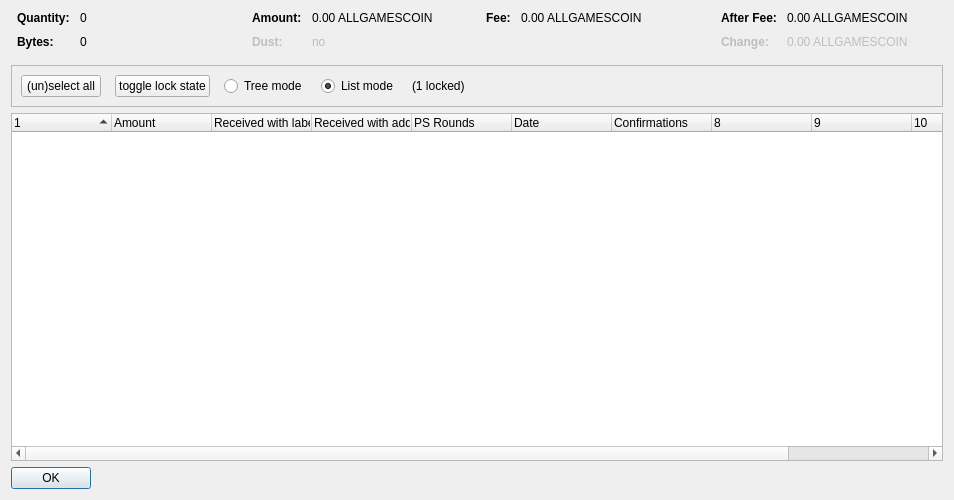
<?xml version="1.0" encoding="UTF-8"?>
<ui version="4.0">
 <class>CoinControlDialog</class>
 <widget class="QDialog" name="CoinControlDialog">
  <property name="geometry">
   <rect>
    <x>0</x>
    <y>0</y>
    <width>954</width>
    <height>500</height>
   </rect>
  </property>
  <property name="windowTitle">
   <string>Coin Selection</string>
  </property>
  <layout class="QVBoxLayout" name="verticalLayout">
   <item>
    <layout class="QHBoxLayout" name="horizontalLayoutTop" stretch="0,0,0,0">
     <property name="topMargin">
      <number>0</number>
     </property>
     <property name="bottomMargin">
      <number>10</number>
     </property>
     <item>
      <layout class="QFormLayout" name="formLayoutCoinControl1">
       <property name="horizontalSpacing">
        <number>10</number>
       </property>
       <property name="verticalSpacing">
        <number>10</number>
       </property>
       <property name="leftMargin">
        <number>6</number>
       </property>
       <property name="rightMargin">
        <number>6</number>
       </property>
       <item row="0" column="0">
        <widget class="QLabel" name="labelCoinControlQuantityText">
         <property name="font">
          <font>
           <weight>75</weight>
           <bold>true</bold>
          </font>
         </property>
         <property name="text">
          <string>Quantity:</string>
         </property>
        </widget>
       </item>
       <item row="0" column="1">
        <widget class="QLabel" name="labelCoinControlQuantity">
         <property name="cursor">
          <cursorShape>IBeamCursor</cursorShape>
         </property>
         <property name="contextMenuPolicy">
          <enum>Qt::ActionsContextMenu</enum>
         </property>
         <property name="text">
          <string notr="true">0</string>
         </property>
         <property name="textInteractionFlags">
          <set>Qt::LinksAccessibleByMouse|Qt::TextSelectableByKeyboard|Qt::TextSelectableByMouse</set>
         </property>
        </widget>
       </item>
       <item row="1" column="0">
        <widget class="QLabel" name="labelCoinControlBytesText">
         <property name="font">
          <font>
           <weight>75</weight>
           <bold>true</bold>
          </font>
         </property>
         <property name="text">
          <string>Bytes:</string>
         </property>
        </widget>
       </item>
       <item row="1" column="1">
        <widget class="QLabel" name="labelCoinControlBytes">
         <property name="cursor">
          <cursorShape>IBeamCursor</cursorShape>
         </property>
         <property name="contextMenuPolicy">
          <enum>Qt::ActionsContextMenu</enum>
         </property>
         <property name="text">
          <string notr="true">0</string>
         </property>
         <property name="textInteractionFlags">
          <set>Qt::LinksAccessibleByMouse|Qt::TextSelectableByKeyboard|Qt::TextSelectableByMouse</set>
         </property>
        </widget>
       </item>
      </layout>
     </item>
     <item>
      <layout class="QFormLayout" name="formLayoutCoinControl2">
       <property name="horizontalSpacing">
        <number>10</number>
       </property>
       <property name="verticalSpacing">
        <number>10</number>
       </property>
       <property name="leftMargin">
        <number>6</number>
       </property>
       <property name="rightMargin">
        <number>6</number>
       </property>
       <item row="0" column="0">
        <widget class="QLabel" name="labelCoinControlAmountText">
         <property name="font">
          <font>
           <weight>75</weight>
           <bold>true</bold>
          </font>
         </property>
         <property name="text">
          <string>Amount:</string>
         </property>
        </widget>
       </item>
       <item row="0" column="1">
        <widget class="QLabel" name="labelCoinControlAmount">
         <property name="cursor">
          <cursorShape>IBeamCursor</cursorShape>
         </property>
         <property name="contextMenuPolicy">
          <enum>Qt::ActionsContextMenu</enum>
         </property>
         <property name="text">
          <string notr="true">0.00 ALLGAMESCOIN</string>
         </property>
         <property name="textInteractionFlags">
          <set>Qt::LinksAccessibleByMouse|Qt::TextSelectableByKeyboard|Qt::TextSelectableByMouse</set>
         </property>
        </widget>
       </item>
       <item row="1" column="0">
        <widget class="QLabel" name="labelCoinControlLowOutputText">
         <property name="enabled">
          <bool>false</bool>
         </property>
         <property name="font">
          <font>
           <weight>75</weight>
           <bold>true</bold>
          </font>
         </property>
         <property name="text">
          <string>Dust:</string>
         </property>
        </widget>
       </item>
       <item row="1" column="1">
        <widget class="QLabel" name="labelCoinControlLowOutput">
         <property name="enabled">
          <bool>false</bool>
         </property>
         <property name="cursor">
          <cursorShape>IBeamCursor</cursorShape>
         </property>
         <property name="contextMenuPolicy">
          <enum>Qt::ActionsContextMenu</enum>
         </property>
         <property name="text">
          <string notr="true">no</string>
         </property>
         <property name="textInteractionFlags">
          <set>Qt::LinksAccessibleByMouse|Qt::TextSelectableByKeyboard|Qt::TextSelectableByMouse</set>
         </property>
        </widget>
       </item>
      </layout>
     </item>
     <item>
      <layout class="QFormLayout" name="formLayoutCoinControl3">
       <property name="horizontalSpacing">
        <number>10</number>
       </property>
       <property name="verticalSpacing">
        <number>10</number>
       </property>
       <property name="leftMargin">
        <number>6</number>
       </property>
       <property name="rightMargin">
        <number>6</number>
       </property>
       <item row="0" column="0">
        <widget class="QLabel" name="labelCoinControlFeeText">
         <property name="font">
          <font>
           <weight>75</weight>
           <bold>true</bold>
          </font>
         </property>
         <property name="text">
          <string>Fee:</string>
         </property>
        </widget>
       </item>
       <item row="0" column="1">
        <widget class="QLabel" name="labelCoinControlFee">
         <property name="cursor">
          <cursorShape>IBeamCursor</cursorShape>
         </property>
         <property name="contextMenuPolicy">
          <enum>Qt::ActionsContextMenu</enum>
         </property>
         <property name="text">
          <string notr="true">0.00 ALLGAMESCOIN</string>
         </property>
         <property name="textInteractionFlags">
          <set>Qt::LinksAccessibleByMouse|Qt::TextSelectableByKeyboard|Qt::TextSelectableByMouse</set>
         </property>
        </widget>
       </item>
      </layout>
     </item>
     <item>
      <layout class="QFormLayout" name="formLayoutCoinControl4">
       <property name="horizontalSpacing">
        <number>10</number>
       </property>
       <property name="verticalSpacing">
        <number>10</number>
       </property>
       <property name="leftMargin">
        <number>6</number>
       </property>
       <property name="rightMargin">
        <number>6</number>
       </property>
       <item row="0" column="0">
        <widget class="QLabel" name="labelCoinControlAfterFeeText">
         <property name="font">
          <font>
           <weight>75</weight>
           <bold>true</bold>
          </font>
         </property>
         <property name="text">
          <string>After Fee:</string>
         </property>
        </widget>
       </item>
       <item row="0" column="1">
        <widget class="QLabel" name="labelCoinControlAfterFee">
         <property name="cursor">
          <cursorShape>IBeamCursor</cursorShape>
         </property>
         <property name="contextMenuPolicy">
          <enum>Qt::ActionsContextMenu</enum>
         </property>
         <property name="text">
          <string notr="true">0.00 ALLGAMESCOIN</string>
         </property>
         <property name="textInteractionFlags">
          <set>Qt::LinksAccessibleByMouse|Qt::TextSelectableByKeyboard|Qt::TextSelectableByMouse</set>
         </property>
        </widget>
       </item>
       <item row="1" column="0">
        <widget class="QLabel" name="labelCoinControlChangeText">
         <property name="enabled">
          <bool>false</bool>
         </property>
         <property name="font">
          <font>
           <weight>75</weight>
           <bold>true</bold>
          </font>
         </property>
         <property name="text">
          <string>Change:</string>
         </property>
        </widget>
       </item>
       <item row="1" column="1">
        <widget class="QLabel" name="labelCoinControlChange">
         <property name="enabled">
          <bool>false</bool>
         </property>
         <property name="cursor">
          <cursorShape>IBeamCursor</cursorShape>
         </property>
         <property name="contextMenuPolicy">
          <enum>Qt::ActionsContextMenu</enum>
         </property>
         <property name="text">
          <string notr="true">0.00 ALLGAMESCOIN</string>
         </property>
         <property name="textInteractionFlags">
          <set>Qt::LinksAccessibleByMouse|Qt::TextSelectableByKeyboard|Qt::TextSelectableByMouse</set>
         </property>
        </widget>
       </item>
      </layout>
     </item>
    </layout>
   </item>
   <item>
    <widget class="QFrame" name="frame">
     <property name="minimumSize">
      <size>
       <width>0</width>
       <height>40</height>
      </size>
     </property>
     <property name="frameShape">
      <enum>QFrame::StyledPanel</enum>
     </property>
     <property name="frameShadow">
      <enum>QFrame::Sunken</enum>
     </property>
     <layout class="QHBoxLayout" name="horizontalLayout">
      <item>
       <layout class="QHBoxLayout" name="horizontalLayoutPanel" stretch="0,0,0,0,0,0">
        <property name="spacing">
         <number>14</number>
        </property>
        <item>
         <widget class="QPushButton" name="pushButtonSelectAll">
          <property name="sizePolicy">
           <sizepolicy hsizetype="Maximum" vsizetype="Fixed">
            <horstretch>0</horstretch>
            <verstretch>0</verstretch>
           </sizepolicy>
          </property>
          <property name="text">
           <string>(un)select all</string>
          </property>
          <property name="autoDefault">
           <bool>false</bool>
          </property>
         </widget>
        </item>
        <item>
         <widget class="QPushButton" name="pushButtonToggleLock">
          <property name="sizePolicy">
           <sizepolicy hsizetype="Maximum" vsizetype="Fixed">
            <horstretch>0</horstretch>
            <verstretch>0</verstretch>
           </sizepolicy>
          </property>
          <property name="text">
           <string>toggle lock state</string>
          </property>
          <property name="autoDefault">
           <bool>false</bool>
          </property>
         </widget>
        </item>
        <item>
         <widget class="QRadioButton" name="radioTreeMode">
          <property name="sizePolicy">
           <sizepolicy hsizetype="Maximum" vsizetype="Fixed">
            <horstretch>0</horstretch>
            <verstretch>0</verstretch>
           </sizepolicy>
          </property>
          <property name="text">
           <string>Tree mode</string>
          </property>
         </widget>
        </item>
        <item>
         <widget class="QRadioButton" name="radioListMode">
          <property name="sizePolicy">
           <sizepolicy hsizetype="Maximum" vsizetype="Fixed">
            <horstretch>0</horstretch>
            <verstretch>0</verstretch>
           </sizepolicy>
          </property>
          <property name="text">
           <string>List mode</string>
          </property>
          <property name="checked">
           <bool>true</bool>
          </property>
         </widget>
        </item>
        <item>
         <widget class="QLabel" name="labelLocked">
          <property name="text">
           <string>(1 locked)</string>
          </property>
         </widget>
        </item>
        <item>
         <spacer name="horizontalSpacer">
          <property name="orientation">
           <enum>Qt::Horizontal</enum>
          </property>
          <property name="sizeHint" stdset="0">
           <size>
            <width>40</width>
            <height>20</height>
           </size>
          </property>
         </spacer>
        </item>
       </layout>
      </item>
     </layout>
    </widget>
   </item>
   <item>
    <widget class="CoinControlTreeWidget" name="treeWidget">
     <property name="contextMenuPolicy">
      <enum>Qt::CustomContextMenu</enum>
     </property>
     <property name="sortingEnabled">
      <bool>false</bool>
     </property>
     <property name="columnCount">
      <number>11</number>
     </property>
     <attribute name="headerShowSortIndicator" stdset="0">
      <bool>true</bool>
     </attribute>
     <attribute name="headerStretchLastSection">
      <bool>false</bool>
     </attribute>
     <column>
      <property name="text">
       <string/>
      </property>
     </column>
     <column>
      <property name="text">
       <string>Amount</string>
      </property>
     </column>
     <column>
      <property name="text">
       <string>Received with label</string>
      </property>
     </column>
     <column>
      <property name="text">
       <string>Received with address</string>
      </property>
     </column>
     <column>
      <property name="text">
       <string>PS Rounds</string>
      </property>
     </column>
     <column>
      <property name="text">
       <string>Date</string>
      </property>
     </column>
     <column>
      <property name="text">
       <string>Confirmations</string>
      </property>
      <property name="toolTip">
       <string>Confirmed</string>
      </property>
     </column>
     <column>
      <property name="text">
       <string/>
      </property>
     </column>
     <column>
      <property name="text">
       <string/>
      </property>
     </column>
     <column>
      <property name="text">
       <string/>
      </property>
     </column>
     <column>
      <property name="text">
       <string/>
      </property>
     </column>
    </widget>
   </item>
   <item>
    <widget class="QDialogButtonBox" name="buttonBox">
     <property name="sizePolicy">
      <sizepolicy hsizetype="Maximum" vsizetype="Fixed">
       <horstretch>0</horstretch>
       <verstretch>0</verstretch>
      </sizepolicy>
     </property>
     <property name="orientation">
      <enum>Qt::Horizontal</enum>
     </property>
     <property name="standardButtons">
      <set>QDialogButtonBox::Ok</set>
     </property>
    </widget>
   </item>
  </layout>
 </widget>
 <customwidgets>
  <customwidget>
   <class>CoinControlTreeWidget</class>
   <extends>QTreeWidget</extends>
   <header>coincontroltreewidget.h</header>
  </customwidget>
 </customwidgets>
 <resources/>
 <connections/>
</ui>
